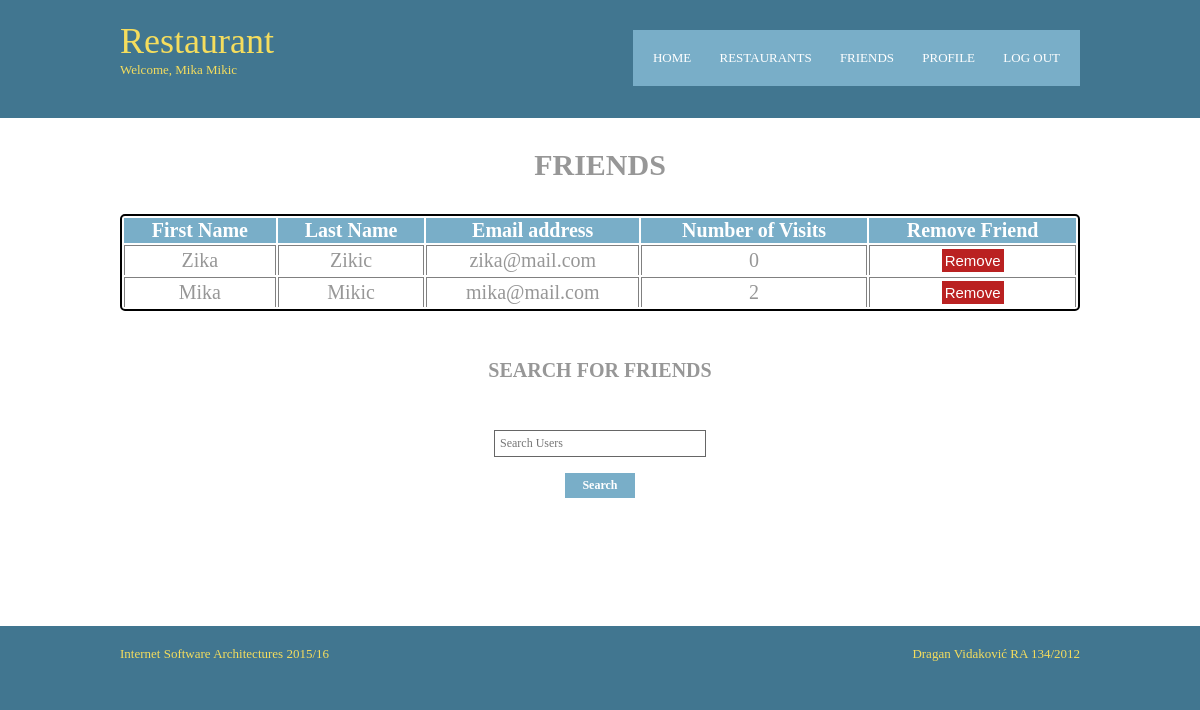
The page /restaurant/friends/2/ (signed in) on the database its author committed.
### restaurant/models.py (models this page shows, shortened)
class Guest(models.Model):
    user = models.OneToOneField(User, on_delete=models.CASCADE)
    address = models.CharField(max_length=200, null=True, blank=True)

### restaurant/views.py (the view)
# urls.py: url(r'^friends/(?P<guest_id>[0-9]+)/$', views.friends, name='friends'),
@login_required(login_url='/')
def friends(request, guest_id):
    this_guest = get_object_or_404(Guest, pk=guest_id)
    friends_list = get_friends_list(this_guest)
    number_of_visits = []
    right_now = timezone.now()
    for ff in friends_list:
        number = len(Visit.objects.filter(guest=ff).filter(confirmed=True).filter(ending_time__lte=right_now))
        number_of_visits.append(number)
    friends_send = zip(friends_list, number_of_visits)
    return render(request, 'restaurant/friends.html', context={
        'guest': this_guest,
        'friends': friends_send
    })

### restaurant/views.py (called while the page is built)
def get_friends_list(this_guest):
    friendship_user = Friendship.objects.filter(user=this_guest)
    friendship_friend = Friendship.objects.filter(friend=this_guest)
    friends_list = []
    for f in friendship_user:
        friend = f.friend
        if friend not in friends_list:
            friends_list.append(friend)
    for f in friendship_friend:
        friend = f.user
        if friend not in friends_list:
            friends_list.append(friend)
    return friends_list

### restaurant/templates/restaurant/friends.html (shortened to what this page needs)
<!DOCTYPE html>
<html>
<head>
    {% load staticfiles %}
<link rel="stylesheet" href="{% static 'restaurant/layout.css' %}" type="text/css">
</head>
<body>
<div class="wrapper row1">
  <header id="header" class="clear">
    <div id="hgroup">
      <h1>Restaurant</h1>
	  <h2>Welcome, {{ user.get_full_name }}</h2>
    </div>
    <nav>
      <ul>
          <li><a href="{% url 'restaurant:guest' guest.id %}">Home</a></li>
          <li><a href="{% url 'restaurant:restaurantlist' guest.id %}">Restaurants</a></li>
          <li><a href="{% url 'restaurant:friends' guest.id %}">Friends</a></li>
          <li><a href="{% url 'restaurant:profile' guest.id %}">Profile</a></li>
          <li class="last"><a href="{% url 'restaurant:logout' %}">Log Out</a></li>
      </ul>
    </nav>
  </header>
</div>
<div class="wrapper row2">
  <div id="container" class="clear">
    <section id="slider" class="clear">
        <h1>Friends</h1>
        <br />
        <br />
        <table id="visits" class="sortable">
            <thead>
                <th>First Name</th>
                <th>Last Name</th>
                <th>Email address</th>
                <th>Number of Visits</th>
                <th>Remove Friend</th>
            </thead>
            {% for friend, visits in friends %}
                <tr>
                    <td>{{ friend.user.first_name }}</td>
                    <td>{{ friend.user.last_name }}</td>
                    <td>{{ friend.user.email }}</td>
                    <td>{{ visits }}</td>
                    <td><a href="{% url 'restaurant:disconnect' guest.id friend.id %}"><button id="delete">Remove</button></a></td>
                </tr>
            {% endfor %}
        </table>
        <br />
        <br />
        <br />
        <h2>Search for friends</h2>
        <br />
        <br />
        <form action="{% url 'restaurant:search' guest.id %}" method="post" class="menu_item">
              <br />
              <input id = "name" name = "name" type="text" required placeholder="Search Users">
              <br />
              <input type="submit" id = "sf_submit" value="Search">
              <br />
        </form>
        <br />
        <br />
    </section>
  </div>
</div>
<div class="wrapper row3">
  <footer id="footer" class="clear">
    <p class="fl_left">Internet Software Architectures 2015/16</p>
    <p class="fl_right">Dragan Vidaković RA 134/2012</p>
  </footer>
</div>
</body>
</html>

### restaurant/static/restaurant/layout.css (style rules this page uses)
html { overflow-y:scroll; }
body { margin:0; padding:0; font-size:13px; font-family:Georgia, "Times New Roman", Times, serif; color:#919191; background-color:#417690; }
.clear:after { content:"."; display:block; height:0; clear:both; visibility:hidden; line-height:0; }
.clear { display:block; clear:both; }
a { outline:none; text-decoration:none; }
.fl_left { float:left; }
.fl_right { float:right; }
address, article, aside, figcaption, figure, footer, header, nav, section { display:block; margin:0; padding:0; }
div.wrapper { display:block; width:100%; margin:0; padding:0; text-align:left; }
.row1, .row1 a { color:#F5DD5D; background-color:#417690; }
.row2 { color:#979797; background-color:#FFFFFF; }
.row2 a { color:#FF9900; background-color:#FFFFFF; }
.row3, .row3 a { color:#F5DD5D; background-color:#417690; }
#header, #container, #footer { display:block; width:960px; margin:0 auto; }
nav ul { margin:0; padding:0; list-style:none; }
h1, h2, h3, h4, h5, h6 { margin:0; padding:0; font-size:16px; font-weight:bold; font-style:normal; line-height:normal; text-transform:uppercase; }
form, fieldset, legend { margin:0; padding:0; border:none; }
input, textarea, select { font-size:12px; font-family:Georgia,"Times New Roman",Times,serif; }
#header { padding:20px 0; }
#header #hgroup { float:left; margin:0 0 20px 0; }
#header #hgroup h1, #header #hgroup h2 { font-weight:normal; text-transform:none; }
#header #hgroup h1 { font-size:36px; }
#header #hgroup h2 { font-size:13px; }
#header nav { display:block; float:right; margin:10px 0 0 0; padding:20px 0; color:#FFFFFF; background-color:#79AEC8; }
#header nav ul { padding:0 20px; }
#header nav li { display:inline; margin-right:25px; text-transform:uppercase; }
#header nav li.last { margin-right:0; }
#header nav li a { color:#FFFFFF; background-color:#79AEC8; }
#container { padding:30px 0; }
#container section { display:block; width:100%; margin:0 0 50px 0; padding:0; }
#container #slider form { display: block; width: 290px; float: none; margin: auto; padding: 0; }
#container #slider form input { display: block; float: none; width: 200px; margin: auto; padding: 5px; border:1px solid #666666; }
#container #slider form #sf_submit { display: block; float: none; margin:auto; width: 70px; font-size: 12px; font-weight: bold; color:#FFFFFF; background-color: #79AEC8; border: none; cursor: pointer; }
#container h1 { display: block; float: none; margin: auto; font-size: 30px; font-weight: bold; text-align: center; }
#container h2 { display: block; float: none; margin: auto; font-size: 20px; font-weight: bold; text-align: center; }
#container #delete { display: block; float: none; margin: auto; font-size: 15px; color: #FFFFFF; background-color: #BA2121; border: 2px solid; cursor: pointer; padding: 3px; }
table#visits { margin-left: auto; margin-right: auto; width: 100%; border: 2px solid black; border-radius: 5px; text-align: center; font-size: 20px; }
table#visits th { color: #FFFFFF; background-color: #79AEC8; }
table#visits td { border-left: 1px solid grey; border-right: 1px solid grey; border-top: 1px solid grey; }
#footer { padding:20px 0; }
#footer p { margin:0; padding:0; }

### rows shown on the page
Guest: user.first_name "Zika", user.last_name "Zikic", user.email "zika@mail.com", visits "0"
Guest: user.first_name "Mika", user.last_name "Mikic", user.email "mika@mail.com", visits "2"

### other values the page prints
{{ user.get_full_name }} "Mika Mikic"
